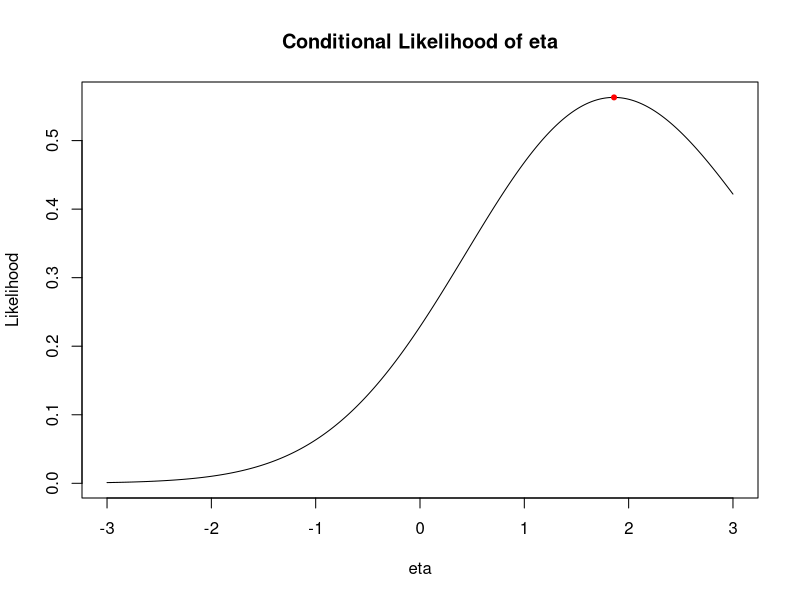

The R script that drew this image:
## ---- chunk 1
knitr::opts_chunk$set(echo = TRUE)
## ---- chunk 2
set.seed(2024)
n11 <- rbinom(1, 10, 0.4)
n21 <- rbinom(1, 10, 0.4)
print(n11)
print(n21)

## ---- chunk 3
n1plus <- 10
n2plus <- 10
ntable <- array(data = c(n11, n21, n1plus - n11, n2plus - n21), dim = c(2,2))
print(ntable)
## ---- chunk 4
fisher_result <- fisher.test(ntable)
print(fisher_result)
## ---- chunk 5
set.seed(2024)
p_val <- replicate(10000, {
n11 <- rbinom(1, 10, 0.4) 
n21 <- rbinom(1, 10, 0.4)
ntable <- array(data = c(n11, n21, n1plus - n11, n2plus - n21), dim = c(2,2))
fisher.test(ntable)$p.val})
print(head(p_val, 5)) 
rej <- sum(p_val < 0.05)
print(rej)

## ---- chunk 6
set.seed(2024)
n1plus <- 100
n2plus <- 100
p_vals <- replicate(10000, {
n11 <- rbinom(1, 100, 0.4)
n21 <- rbinom(1, 100, 0.4)
ntable <- array(data = c(n11, n21, n1plus - n11, n2plus - n21), dim = c(2,2))
fisher.test(ntable)$p.value
})
print(head(p_vals, 5)) # Print the first five p-values
rej <- sum(p_vals < 0.05)
print(rej)

## ---- chunk 7
cases_exposed <- 3
cases_not_exposed <- 1
controls_exposed <- 1
controls_not_exposed <- 3

n_cases <- cases_exposed + cases_not_exposed
n_controls <- controls_exposed + controls_not_exposed
eta_null <- 0.1

# Exact conditional test of H0: log odds ratio = eta_null.
# Conditional on the total number exposed (t), the number of exposed cases X follows a
# noncentral hypergeometric distribution: P(X = x) is proportional to
# choose(n_cases, x) * choose(n_controls, t - x) * exp(eta_null * x).
# (The earlier version gave both groups the same success probability, so eta_null cancelled out,
#  and it summed joint probabilities without dividing by P(X + Y = t), so the result wasn't a p-value.)
t <- cases_exposed + controls_exposed
x_values <- max(0, t - n_controls):min(n_cases, t)
weights <- choose(n_cases, x_values) * choose(n_controls, t - x_values) * exp(eta_null * x_values)
probs <- weights / sum(weights)
p_observed <- probs[x_values == cases_exposed]

p_value_two_sided <- sum(probs[probs <= p_observed + 1e-12])   # outcomes no more likely than the observed one
p_value_upper <- sum(probs[x_values >= cases_exposed])         # one-sided: as many or more exposed cases
c(two_sided = p_value_two_sided, one_sided_upper = p_value_upper)
## ---- chunk 8
cases_exposed <- 3
cases_not_exposed <- 1
controls_exposed <- 1
controls_not_exposed <- 3

n_cases <- cases_exposed + cases_not_exposed
n_controls <- controls_exposed + controls_not_exposed

# Conditional likelihood of the log odds ratio eta, given the total number exposed:
# L(eta) = choose(n1, x) choose(n0, t - x) exp(eta x) / sum over u of choose(n1, u) choose(n0, t - u) exp(eta u)
# (The earlier version multiplied two binomials with the same probability, which peaks at eta = 0
#  for any 2x2 table, so it always estimated an odds ratio of 1.)
conditional_likelihood <- function(eta, n_cases, n_controls, cases_exposed, total_exposed = 4) {
  u <- max(0, total_exposed - n_controls):min(n_cases, total_exposed)
  weights <- choose(n_cases, u) * choose(n_controls, total_exposed - u) * exp(eta * u)
  weights[u == cases_exposed] / sum(weights)
}
etas <- seq(-3, 3, 0.01)
likelihoods <- sapply(etas, conditional_likelihood, n_cases, n_controls, cases_exposed)
max_likelihood_eta <- etas[which.max(likelihoods)]
max_likelihood_theta <- exp(max_likelihood_eta)

plot(etas, likelihoods, type = "l", xlab = "eta", ylab = "Likelihood",
     main = "Conditional Likelihood of eta")
points(max_likelihood_eta, max(likelihoods), col = "red", pch = 20)
max_likelihood_theta
